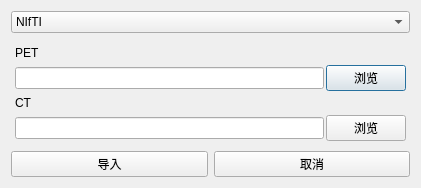
<?xml version="1.0" encoding="UTF-8"?>
<ui version="4.0">
 <class>LoadDialog</class>
 <widget class="QDialog" name="LoadDialog">
  <property name="geometry">
   <rect>
    <x>0</x>
    <y>0</y>
    <width>421</width>
    <height>183</height>
   </rect>
  </property>
  <property name="windowTitle">
   <string>Dialog</string>
  </property>
  <layout class="QVBoxLayout" name="verticalLayout_2">
   <item>
    <widget class="QComboBox" name="comboBox">
     <item>
      <property name="text">
       <string>NIfTI</string>
      </property>
     </item>
     <item>
      <property name="text">
       <string>DICOM</string>
      </property>
     </item>
     <item>
      <property name="text">
       <string>IMA</string>
      </property>
     </item>
    </widget>
   </item>
   <item>
    <widget class="QStackedWidget" name="stackedWidget">
     <property name="currentIndex">
      <number>0</number>
     </property>
     <widget class="QWidget" name="page">
      <layout class="QVBoxLayout" name="verticalLayout">
       <property name="spacing">
        <number>2</number>
       </property>
       <property name="leftMargin">
        <number>4</number>
       </property>
       <property name="topMargin">
        <number>4</number>
       </property>
       <property name="rightMargin">
        <number>4</number>
       </property>
       <property name="bottomMargin">
        <number>4</number>
       </property>
       <item>
        <layout class="QHBoxLayout" name="horizontalLayout_5">
         <item>
          <widget class="QLabel" name="label">
           <property name="sizePolicy">
            <sizepolicy hsizetype="Preferred" vsizetype="Fixed">
             <horstretch>0</horstretch>
             <verstretch>0</verstretch>
            </sizepolicy>
           </property>
           <property name="text">
            <string>PET</string>
           </property>
          </widget>
         </item>
         <item>
          <spacer name="horizontalSpacer">
           <property name="orientation">
            <enum>Qt::Horizontal</enum>
           </property>
           <property name="sizeType">
            <enum>QSizePolicy::Expanding</enum>
           </property>
           <property name="sizeHint" stdset="0">
            <size>
             <width>200</width>
             <height>20</height>
            </size>
           </property>
          </spacer>
         </item>
        </layout>
       </item>
       <item>
        <layout class="QHBoxLayout" name="horizontalLayout">
         <item>
          <widget class="QLineEdit" name="lineEdit"/>
         </item>
         <item>
          <widget class="QPushButton" name="btnSearch">
           <property name="text">
            <string>浏览</string>
           </property>
          </widget>
         </item>
        </layout>
       </item>
       <item>
        <layout class="QHBoxLayout" name="horizontalLayout_2">
         <item>
          <widget class="QLabel" name="label_2">
           <property name="sizePolicy">
            <sizepolicy hsizetype="Preferred" vsizetype="Fixed">
             <horstretch>0</horstretch>
             <verstretch>0</verstretch>
            </sizepolicy>
           </property>
           <property name="text">
            <string>CT</string>
           </property>
          </widget>
         </item>
         <item>
          <spacer name="horizontalSpacer_2">
           <property name="orientation">
            <enum>Qt::Horizontal</enum>
           </property>
           <property name="sizeType">
            <enum>QSizePolicy::Expanding</enum>
           </property>
           <property name="sizeHint" stdset="0">
            <size>
             <width>200</width>
             <height>20</height>
            </size>
           </property>
          </spacer>
         </item>
        </layout>
       </item>
       <item>
        <layout class="QHBoxLayout" name="horizontalLayout_4">
         <item>
          <widget class="QLineEdit" name="lineEdit_2"/>
         </item>
         <item>
          <widget class="QPushButton" name="btnSearch_2">
           <property name="text">
            <string>浏览</string>
           </property>
          </widget>
         </item>
        </layout>
       </item>
      </layout>
     </widget>
     <widget class="QWidget" name="page_2">
      <layout class="QHBoxLayout" name="horizontalLayout_3">
       <property name="spacing">
        <number>2</number>
       </property>
       <property name="leftMargin">
        <number>4</number>
       </property>
       <property name="topMargin">
        <number>4</number>
       </property>
       <property name="rightMargin">
        <number>4</number>
       </property>
       <property name="bottomMargin">
        <number>4</number>
       </property>
       <item>
        <widget class="QLineEdit" name="lineEdit_3"/>
       </item>
       <item>
        <widget class="QPushButton" name="btnSearch_3">
         <property name="text">
          <string>浏览</string>
         </property>
        </widget>
       </item>
      </layout>
     </widget>
     <widget class="QWidget" name="page_3">
      <layout class="QHBoxLayout" name="horizontalLayout_7">
       <property name="spacing">
        <number>2</number>
       </property>
       <property name="leftMargin">
        <number>4</number>
       </property>
       <property name="topMargin">
        <number>4</number>
       </property>
       <property name="rightMargin">
        <number>4</number>
       </property>
       <property name="bottomMargin">
        <number>4</number>
       </property>
       <item>
        <widget class="QLineEdit" name="lineEdit_4"/>
       </item>
       <item>
        <widget class="QPushButton" name="btnSearch_4">
         <property name="text">
          <string>浏览</string>
         </property>
        </widget>
       </item>
      </layout>
     </widget>
    </widget>
   </item>
   <item>
    <layout class="QHBoxLayout" name="horizontalLayout_6">
     <item>
      <widget class="QPushButton" name="btnLoad">
       <property name="text">
        <string>导入</string>
       </property>
      </widget>
     </item>
     <item>
      <widget class="QPushButton" name="btnCancel">
       <property name="text">
        <string>取消</string>
       </property>
      </widget>
     </item>
    </layout>
   </item>
  </layout>
 </widget>
 <resources/>
 <connections>
  <connection>
   <sender>comboBox</sender>
   <signal>currentIndexChanged(int)</signal>
   <receiver>stackedWidget</receiver>
   <slot>setCurrentIndex(int)</slot>
   <hints>
    <hint type="sourcelabel">
     <x>127</x>
     <y>15</y>
    </hint>
    <hint type="destinationlabel">
     <x>191</x>
     <y>40</y>
    </hint>
   </hints>
  </connection>
 </connections>
</ui>
